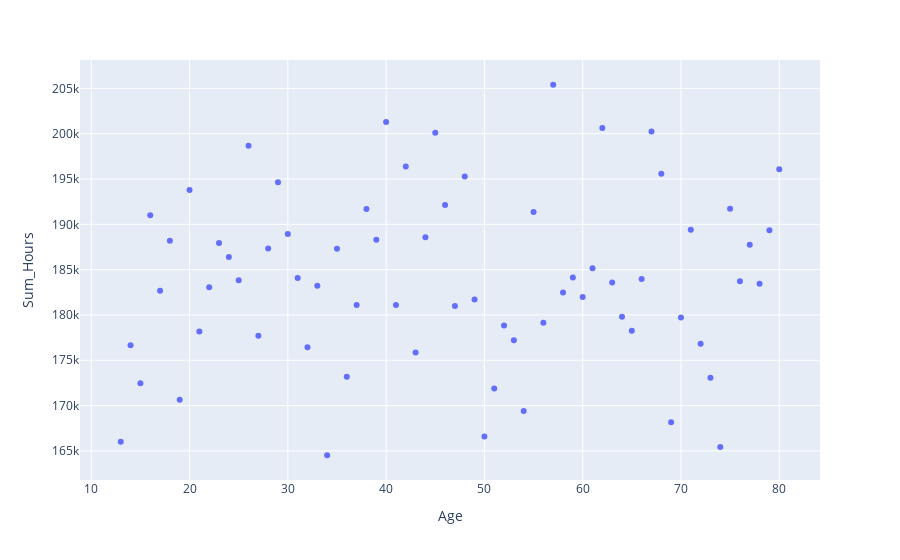

Notebook cell for this chart:
### Code cell
df2 = data.groupby(['Age']).agg(
Sum_Hours=('Watch_Time_Hours','sum')


).reset_index()
fig = px.scatter(df2,x='Age', y='Sum_Hours')
fig.show()

### Figure 1 — Plotly figure (JSON) as saved in the notebook; plotly's stock layout.template omitted (floating-point values rounded to 4 significant figures)
{"data": [{"hovertemplate": "Age=%{x}<br>Sum_Hours=%{y}<extra></extra>", "legendgroup": "", "marker": {"color": "#636efa", "symbol": "circle"}, "mode": "markers", "name": "", "orientation": "v", "showlegend": false, "type": "scatter", "x": [13, 14, 15, 16, 17, 18, 19, 20, 21, 22, 23, 24, 25, 26, 27, 28, 29, 30, 31, 32, 33, 34, 35, 36, 37, 38, 39, 40, 41, 42, 43, 44, 45, 46, 47, 48, 49, 50, 51, 52, 53, 54, 55, 56, 57, 58, 59, 60, 61, 62, 63, 64, 65, 66, 67, 68, 69, 70, 71, 72, 73, 74, 75, 76, 77, 78, 79, 80], "xaxis": "x", "y": [166000.0, 176700.0, 172500.0, 191000.0, 182700.0, 188200.0, 170600.0, 193800.0, 178200.0, 183100.0, 187900.0, 186400.0, 183800.0, 198700.0, 177700.0, 187300.0, 194600.0, 188900.0, 184100.0, 176400.0, 183200.0, 164500.0, 187300.0, 173200.0, 181100.0, 191700.0, 188300.0, 201300.0, 181100.0, 196400.0, 175900.0, 188600.0, 200100.0, 192100.0, 181000.0, 195300.0, 181700.0, 166600.0, 171900.0, 178800.0, 177200.0, 169400.0, 191400.0, 179100.0, 205400.0, 182500.0, 184100.0, 182000.0, 185100.0, 200600.0, 183600.0, 179800.0, 178300.0, 184000.0, 200200.0, 195600.0, 168200.0, 179700.0, 189400.0, 176800.0, 173100.0, 165400.0, 191700.0, 183700.0, 187700.0, 183400.0, 189400.0, 196100.0], "yaxis": "y"}], "layout": {"legend": {"tracegroupgap": 0}, "margin": {"t": 60}, "xaxis": {"anchor": "y", "domain": [0, 1], "title": {"text": "Age"}}, "yaxis": {"anchor": "x", "domain": [0, 1], "title": {"text": "Sum_Hours"}}}}
